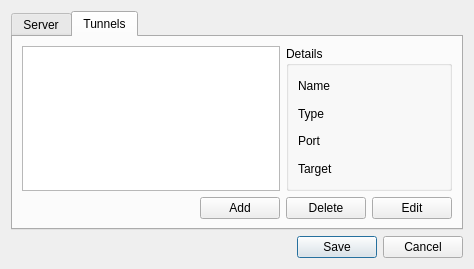
<?xml version="1.0" encoding="UTF-8"?>
<ui version="4.0">
 <class>modifyDialog</class>
 <widget class="QDialog" name="modifyDialog">
  <property name="geometry">
   <rect>
    <x>0</x>
    <y>0</y>
    <width>474</width>
    <height>269</height>
   </rect>
  </property>
  <property name="windowTitle">
   <string>Dialog</string>
  </property>
  <layout class="QGridLayout" name="gridLayout_3">
   <item row="0" column="0">
    <widget class="QTabWidget" name="tabWidget">
     <property name="currentIndex">
      <number>1</number>
     </property>
     <widget class="QWidget" name="tab">
      <attribute name="icon">
       <iconset resource="icons.qrc">
        <normaloff>:/icons/icons/network-server.png</normaloff>:/icons/icons/network-server.png</iconset>
      </attribute>
      <attribute name="title">
       <string>Server</string>
      </attribute>
      <layout class="QGridLayout" name="gridLayout_2">
       <item row="2" column="1">
        <widget class="QLineEdit" name="lineEdit_hostname">
         <property name="text">
          <string>localhost</string>
         </property>
        </widget>
       </item>
       <item row="2" column="0">
        <widget class="QLabel" name="label_2">
         <property name="text">
          <string>Hostname:</string>
         </property>
        </widget>
       </item>
       <item row="2" column="2">
        <widget class="QSpinBox" name="spinBox_port">
         <property name="minimum">
          <number>1</number>
         </property>
         <property name="maximum">
          <number>65536</number>
         </property>
         <property name="value">
          <number>22</number>
         </property>
        </widget>
       </item>
       <item row="5" column="2">
        <spacer name="verticalSpacer">
         <property name="orientation">
          <enum>Qt::Vertical</enum>
         </property>
         <property name="sizeHint" stdset="0">
          <size>
           <width>20</width>
           <height>40</height>
          </size>
         </property>
        </spacer>
       </item>
       <item row="3" column="1" colspan="2">
        <widget class="QLineEdit" name="lineEdit_username">
         <property name="text">
          <string>root</string>
         </property>
        </widget>
       </item>
       <item row="3" column="0">
        <widget class="QLabel" name="label">
         <property name="text">
          <string>Username:</string>
         </property>
        </widget>
       </item>
       <item row="1" column="0">
        <widget class="QLabel" name="label_3">
         <property name="text">
          <string>Tunnel name:</string>
         </property>
        </widget>
       </item>
       <item row="1" column="1" colspan="2">
        <widget class="QLineEdit" name="lineEdit_tunnel">
         <property name="text">
          <string>New connection</string>
         </property>
        </widget>
       </item>
       <item row="4" column="1" colspan="2">
        <widget class="QCheckBox" name="checkBox_remote">
         <property name="text">
          <string>Allow remote connections to local forwarded ports</string>
         </property>
        </widget>
       </item>
      </layout>
     </widget>
     <widget class="QWidget" name="tab2">
      <attribute name="icon">
       <iconset resource="icons.qrc">
        <normaloff>:/icons/icons/kstm.png</normaloff>:/icons/icons/kstm.png</iconset>
      </attribute>
      <attribute name="title">
       <string>Tunnels</string>
      </attribute>
      <layout class="QGridLayout" name="gridLayout">
       <item row="0" column="0" colspan="2">
        <widget class="QListWidget" name="listWidget_tunnels"/>
       </item>
       <item row="3" column="0">
        <spacer name="horizontalSpacer">
         <property name="orientation">
          <enum>Qt::Horizontal</enum>
         </property>
         <property name="sizeHint" stdset="0">
          <size>
           <width>40</width>
           <height>20</height>
          </size>
         </property>
        </spacer>
       </item>
       <item row="3" column="1">
        <widget class="QPushButton" name="buttonAdd">
         <property name="text">
          <string>Add</string>
         </property>
         <property name="icon">
          <iconset resource="icons.qrc">
           <normaloff>:/icons/icons/list-add.png</normaloff>:/icons/icons/list-add.png</iconset>
         </property>
        </widget>
       </item>
       <item row="3" column="2">
        <widget class="QPushButton" name="buttonDelete">
         <property name="text">
          <string>Delete</string>
         </property>
         <property name="icon">
          <iconset resource="icons.qrc">
           <normaloff>:/icons/icons/list-remove.png</normaloff>:/icons/icons/list-remove.png</iconset>
         </property>
        </widget>
       </item>
       <item row="3" column="3">
        <widget class="QPushButton" name="buttonEdit">
         <property name="text">
          <string>Edit</string>
         </property>
         <property name="icon">
          <iconset resource="icons.qrc">
           <normaloff>:/icons/icons/document-properties.png</normaloff>:/icons/icons/document-properties.png</iconset>
         </property>
        </widget>
       </item>
       <item row="0" column="2" colspan="2">
        <widget class="QGroupBox" name="groupBox">
         <property name="title">
          <string>Details</string>
         </property>
         <layout class="QGridLayout" name="gridLayout_4">
          <item row="0" column="0">
           <widget class="QLabel" name="label_4">
            <property name="text">
             <string>Name</string>
            </property>
           </widget>
          </item>
          <item row="0" column="1">
           <widget class="QLabel" name="label_name">
            <property name="font">
             <font>
              <weight>75</weight>
              <italic>true</italic>
              <bold>true</bold>
             </font>
            </property>
            <property name="text">
             <string/>
            </property>
           </widget>
          </item>
          <item row="1" column="0">
           <widget class="QLabel" name="label_5">
            <property name="text">
             <string>Type</string>
            </property>
           </widget>
          </item>
          <item row="1" column="1">
           <widget class="QLabel" name="label_type">
            <property name="font">
             <font>
              <italic>true</italic>
             </font>
            </property>
            <property name="text">
             <string/>
            </property>
           </widget>
          </item>
          <item row="2" column="0">
           <widget class="QLabel" name="label_6">
            <property name="text">
             <string>Port</string>
            </property>
           </widget>
          </item>
          <item row="2" column="1">
           <widget class="QLabel" name="label_local">
            <property name="font">
             <font>
              <italic>true</italic>
             </font>
            </property>
            <property name="text">
             <string/>
            </property>
           </widget>
          </item>
          <item row="3" column="0">
           <widget class="QLabel" name="label_7">
            <property name="text">
             <string>Target</string>
            </property>
           </widget>
          </item>
          <item row="3" column="1">
           <widget class="QLabel" name="label_target">
            <property name="font">
             <font>
              <italic>true</italic>
             </font>
            </property>
            <property name="text">
             <string/>
            </property>
           </widget>
          </item>
         </layout>
        </widget>
       </item>
      </layout>
     </widget>
    </widget>
   </item>
   <item row="1" column="0">
    <widget class="QDialogButtonBox" name="buttonBox">
     <property name="standardButtons">
      <set>QDialogButtonBox::Cancel|QDialogButtonBox::Save</set>
     </property>
    </widget>
   </item>
  </layout>
  <action name="actionEdit">
   <property name="icon">
    <iconset resource="icons.qrc">
     <normaloff>:/icons/icons/document-properties.png</normaloff>:/icons/icons/document-properties.png</iconset>
   </property>
   <property name="text">
    <string>Edit</string>
   </property>
   <property name="toolTip">
    <string>Edit tunnel</string>
   </property>
  </action>
  <action name="actionDelete">
   <property name="icon">
    <iconset resource="icons.qrc">
     <normaloff>:/icons/icons/edit-delete.png</normaloff>:/icons/icons/edit-delete.png</iconset>
   </property>
   <property name="text">
    <string>delete</string>
   </property>
   <property name="toolTip">
    <string>Delete this tunnel</string>
   </property>
  </action>
  <action name="actionAdd">
   <property name="icon">
    <iconset resource="icons.qrc">
     <normaloff>:/icons/icons/document-new.png</normaloff>:/icons/icons/document-new.png</iconset>
   </property>
   <property name="text">
    <string>Add</string>
   </property>
   <property name="toolTip">
    <string>Add new tunnel</string>
   </property>
  </action>
 </widget>
 <tabstops>
  <tabstop>tabWidget</tabstop>
  <tabstop>lineEdit_tunnel</tabstop>
  <tabstop>lineEdit_hostname</tabstop>
  <tabstop>spinBox_port</tabstop>
  <tabstop>lineEdit_username</tabstop>
  <tabstop>checkBox_remote</tabstop>
  <tabstop>listWidget_tunnels</tabstop>
  <tabstop>buttonAdd</tabstop>
  <tabstop>buttonDelete</tabstop>
  <tabstop>buttonEdit</tabstop>
 </tabstops>
 <resources>
  <include location="icons.qrc"/>
 </resources>
 <connections>
  <connection>
   <sender>buttonBox</sender>
   <signal>accepted()</signal>
   <receiver>modifyDialog</receiver>
   <slot>accept()</slot>
   <hints>
    <hint type="sourcelabel">
     <x>252</x>
     <y>233</y>
    </hint>
    <hint type="destinationlabel">
     <x>157</x>
     <y>274</y>
    </hint>
   </hints>
  </connection>
  <connection>
   <sender>buttonBox</sender>
   <signal>rejected()</signal>
   <receiver>modifyDialog</receiver>
   <slot>reject()</slot>
   <hints>
    <hint type="sourcelabel">
     <x>320</x>
     <y>233</y>
    </hint>
    <hint type="destinationlabel">
     <x>286</x>
     <y>274</y>
    </hint>
   </hints>
  </connection>
  <connection>
   <sender>buttonEdit</sender>
   <signal>clicked()</signal>
   <receiver>actionEdit</receiver>
   <slot>trigger()</slot>
   <hints>
    <hint type="sourcelabel">
     <x>418</x>
     <y>181</y>
    </hint>
    <hint type="destinationlabel">
     <x>-1</x>
     <y>-1</y>
    </hint>
   </hints>
  </connection>
  <connection>
   <sender>buttonDelete</sender>
   <signal>clicked()</signal>
   <receiver>actionDelete</receiver>
   <slot>trigger()</slot>
   <hints>
    <hint type="sourcelabel">
     <x>349</x>
     <y>181</y>
    </hint>
    <hint type="destinationlabel">
     <x>-1</x>
     <y>-1</y>
    </hint>
   </hints>
  </connection>
  <connection>
   <sender>buttonAdd</sender>
   <signal>clicked()</signal>
   <receiver>actionAdd</receiver>
   <slot>trigger()</slot>
   <hints>
    <hint type="sourcelabel">
     <x>201</x>
     <y>168</y>
    </hint>
    <hint type="destinationlabel">
     <x>-1</x>
     <y>-1</y>
    </hint>
   </hints>
  </connection>
  <connection>
   <sender>listWidget_tunnels</sender>
   <signal>doubleClicked(QModelIndex)</signal>
   <receiver>actionEdit</receiver>
   <slot>trigger()</slot>
   <hints>
    <hint type="sourcelabel">
     <x>197</x>
     <y>84</y>
    </hint>
    <hint type="destinationlabel">
     <x>-1</x>
     <y>-1</y>
    </hint>
   </hints>
  </connection>
 </connections>
</ui>
